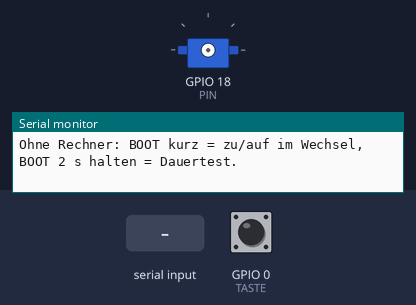
This sketch was run on a simulated ESP32. On the bench: servo, the last lines printed to the serial monitor. Inputs (shaded band) come from the test bench; at power-on: GPIO 0 (TASTE) HIGH.

Above: at 1.7 s.
1.8 s: "esp32\n" received over Serial
At 3.2 s:
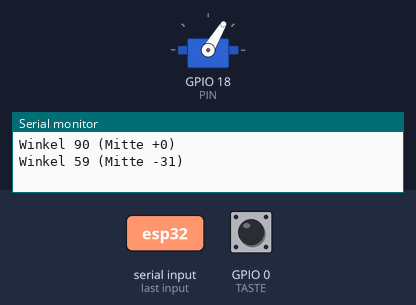
3.6 s: GPIO 0 (TASTE) pulled LOW for 3.2 s
At 9.2 s:
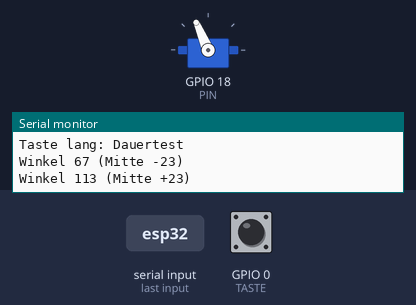
Timing chart, 0 to 15.8 s (numbered marks = the images above; inputs shaded):
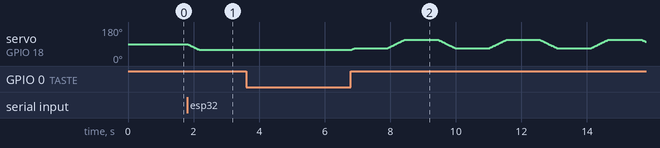

The sketch:

servotest.ino
```cpp
/* Servotest fuer die Tresorbox - noch nicht die Firmware.
 *
 * Faehrt das Servo auf Befehl ueber den seriellen Monitor (115200 Baud).
 * Im Monitor unten "Neue Zeile" als Zeilenende waehlen.
 *
 *   m      Mitte (90 Grad) - zum Aufstecken des Horns, Riegel auf halbem Weg
 *   z      zu    (Mitte + 23 Grad)
 *   a      auf   (Mitte - 23 Grad)
 *   +      ein Grad weiter in Richtung "zu"   (Endlage nachstellen)
 *   -      ein Grad weiter in Richtung "auf"
 *   d      Dauertest: 20-mal zu und auf, mit Pause
 *   p      zeigt den aktuellen Winkel
 *   h      Hilfe
 *   105    (eine Zahl + Enter) faehrt auf genau diesen Winkel - begrenzt auf
 *          die Mitte +-31 Grad, weiter liefe der Stift aus seinem Schlitz
 *
 * Ohne Rechner, an einem USB-Netzteil: die Taste BOOT auf dem Board.
 *   kurz druecken        zu bzw. auf, im Wechsel (die erste Fahrt: zu)
 *   2 s gedrueckt halten  Dauertest, wie "d"
 *
 * Laeuft der Riegel bei "z" auf statt zu, ist nur die Drehrichtung
 * andersherum: RICHTUNG unten umdrehen. Im Pruefstueck vom 17. 10. war es -1.
 *
 * Verdrahtung wie in hardware/README.md: braun GND, rot 5V, orange GPIO 18,
 * Elko 1000 uF zwischen 5V und GND, falls das Board beim Anfahren neu startet
 * (am Rechner-USB lief es ohne).
 *
 * Bibliothek: "ESP32Servo" (Arduino-Bibliotheksverwalter). Board:
 * "ESP32 Dev Module" aus dem Paket "esp32" von Espressif.
 */
#include <ESP32Servo.h>

const int PIN = 18;
const int MITTE = 90;
const int SCHWENK = 23;          // wie schwenk in tresorbox.scad (23,4 Grad)
const int GRENZE = 31;           // weiter aus der Mitte laeuft der Stift aus dem Schlitz
const int RICHTUNG = -1;         // so im Pruefstueck; umdrehen, wenn "zu" und "auf" vertauscht sind
const int SCHRITT_MS = 12;       // langsam fahren: Klemmt etwas, knallt es nicht
const int TASTE = 0;             // BOOT-Taste, nach dem Start frei nutzbar (gedrueckt = LOW)

Servo servo;
int winkel = MITTE;
bool zuAlsNaechstes = true;
String zahl = "";

/* Langsam hinfahren und danach loslassen (detach). Ein dauernd angesteuertes
 * Servo brummt, wird warm und drueckt gegen jede kleine Verspannung - die
 * Last haengt ohnehin in der Bohrungswand, nicht im Getriebe. */
void fahre(int ziel) {
  ziel = constrain(ziel, MITTE - GRENZE, MITTE + GRENZE);
  servo.attach(PIN, 500, 2400);  // MG90S/SG90: etwa 0,5 bis 2,4 ms
  servo.write(winkel);
  while (winkel != ziel) {
    winkel += (ziel > winkel) ? 1 : -1;
    servo.write(winkel);
    delay(SCHRITT_MS);
  }
  delay(300);
  servo.detach();
  Serial.printf("Winkel %d (Mitte %+d)\n", winkel, winkel - MITTE);
}

void dauertest() {
  for (int i = 1; i <= 20; i++) {
    fahre(MITTE + RICHTUNG * SCHWENK);
    delay(700);
    fahre(MITTE - RICHTUNG * SCHWENK);
    delay(700);
    Serial.printf("Zyklus %d von 20\n", i);
  }
  zuAlsNaechstes = true;
}

/* BOOT-Taste: kurz = zu/auf im Wechsel, lang = Dauertest. Ausgeloest wird
 * beim Loslassen, damit "lang" nicht vorher schon als "kurz" faehrt. */
void taste() {
  if (digitalRead(TASTE) == HIGH) return;
  unsigned long seit = millis();
  delay(30);                                   // Prellen
  while (digitalRead(TASTE) == LOW) delay(10);
  if (millis() - seit >= 2000) {
    Serial.println("Taste lang: Dauertest");
    dauertest();
  } else if (millis() - seit >= 30) {
    fahre(MITTE + (zuAlsNaechstes ? 1 : -1) * RICHTUNG * SCHWENK);
    zuAlsNaechstes = !zuAlsNaechstes;
  }
}

void hilfe() {
  Serial.println("Servotest: m = Mitte, z = zu, a = auf, +/- = 1 Grad, d = Dauertest,");
  Serial.println("           p = Winkel zeigen, Zahl + Enter = Winkel anfahren (59..121)");
  Serial.println("Zuerst 'm' senden: Beim Start weiss das Programm nicht, wo das Servo steht.");
  Serial.println("Ohne Rechner: BOOT kurz = zu/auf im Wechsel, BOOT 2 s halten = Dauertest.");
}

void setup() {
  Serial.begin(115200);
  ESP32PWM::allocateTimer(0);
  servo.setPeriodHertz(50);
  pinMode(TASTE, INPUT_PULLUP);
  delay(500);
  hilfe();
}

void loop() {
  taste();
  if (!Serial.available()) return;
  char c = Serial.read();
  if (c >= '0' && c <= '9') { zahl += c; return; }
  if (c == '\n' || c == '\r') {
    if (zahl.length()) { fahre(zahl.toInt()); zahl = ""; }
    return;
  }
  zahl = "";
  switch (c) {
    case 'm': fahre(MITTE); break;
    case 'z': fahre(MITTE + RICHTUNG * SCHWENK); zuAlsNaechstes = false; break;
    case 'a': fahre(MITTE - RICHTUNG * SCHWENK); zuAlsNaechstes = true; break;
    case '+': fahre(winkel + RICHTUNG); break;
    case '-': fahre(winkel - RICHTUNG); break;
    case 'p': Serial.printf("Winkel %d (Mitte %+d)\n", winkel, winkel - MITTE); break;
    case 'h': hilfe(); break;
    case 'd': dauertest(); break;
    default: break;
  }
}
```

Measured:
- after the input at 1.8 s, servo on GPIO 18 (PIN): moves from 89° to 59° over 0.34 s, starting at once
